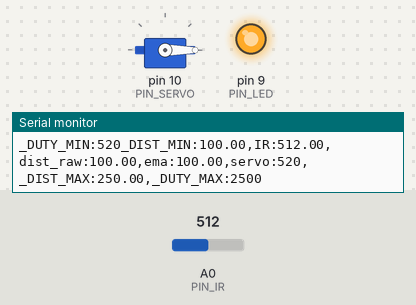
Bench run of a sketch on a simulated Arduino Uno, built with avr-gcc and run on an emulated ATmega328P. Parts: servo, output pins drawn as LEDs (lit = HIGH), the last lines printed to the serial monitor. The inputs (shaded band) are chosen by the test bench; at power-on: A0 (PIN_IR) = 512.

Above: at 1.2 s.
1.3 s: A0 (PIN_IR) set to 474
At 2.6 s:
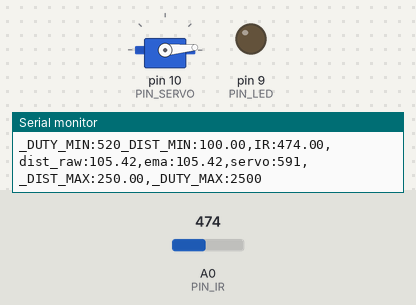
2.9 s: A0 (PIN_IR) set to 306
At 3.5 s:
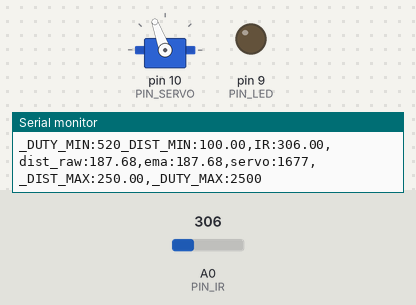
4.5 s: A0 (PIN_IR) set to 240
At 4.9 s:
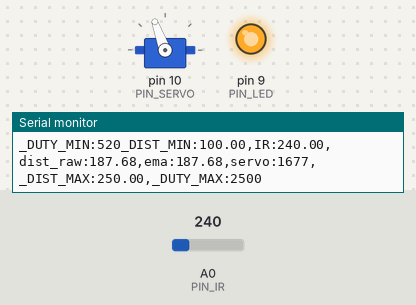
6.0 s: A0 (PIN_IR) set to 243
At 6.9 s:
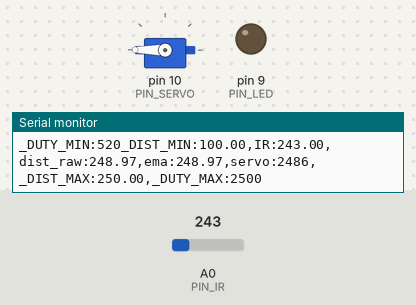
7.5 s: A0 (PIN_IR) set to 260
At 8.6 s:
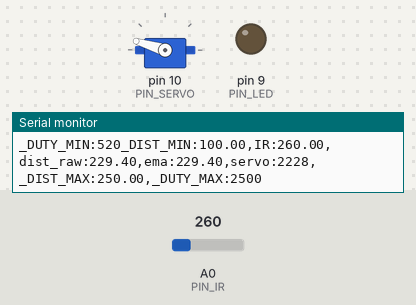
9.1 s: A0 (PIN_IR) set to 122
At 9.6 s:
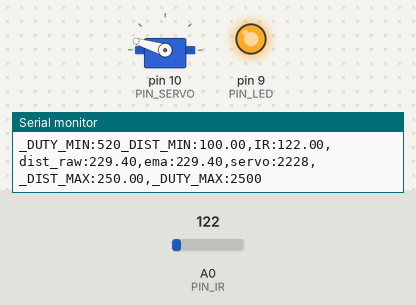
Timing chart, 0 to 11.6 s (numbered marks = the images above; inputs shaded):
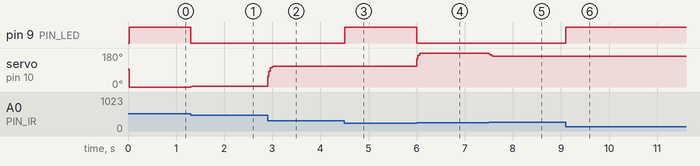

Measured:
- the behaviour switches between 493 and 492 on A0 (PIN_IR) (found by bisection; images 0 and 1)
- the behaviour switches between 242 and 243 on A0 (PIN_IR) (found by bisection; images 3 and 4)
- after the input at 1.3 s, pin 9 (PIN_LED): HIGH → LOW at once; servo on pin 10 (PIN_SERVO): 0° → 4° at once, → 5° 0.14 s later
- after the input at 2.9 s, servo on pin 10 (PIN_SERVO): 5° → 110° at once
- after the input at 4.5 s, pin 9 (PIN_LED): LOW → HIGH at once
- after the input at 6.0 s, pin 9 (PIN_LED): HIGH → LOW at once; servo on pin 10 (PIN_SERVO): 110° → 180° at once
- after the input at 7.5 s, servo on pin 10 (PIN_SERVO): 180° → 163° at once
- after the input at 9.1 s, pin 9 (PIN_LED): LOW → HIGH at once

The sketch:

17_example_3.ino
```cpp
#include <Servo.h>

// Arduino pin assignment

#define PIN_IR    0         // IR sensor at Pin A0
#define PIN_LED   9
#define PIN_SERVO 10

#define _DUTY_MIN 520  // servo full clock-wise position (0 degree)
#define _DUTY_NEU 1510  // servo neutral position (90 degree)
#define _DUTY_MAX 2500  // servo full counter-clockwise position (180 degree)

#define _DIST_MIN  100.0   // minimum distance 100mm
#define _DIST_MAX  250.0   // maximum distance 250mm

#define _EMA_ALPHA  0.5      // for EMA Filter

#define LOOP_INTERVAL 20   // Loop Interval (unit: msec)

Servo myservo;
unsigned long last_loop_time;   // unit: msec

float dist_prev = _DIST_MIN;
float dist_ema = _DIST_MIN;
float dist_ema_prev;

void setup()
{
  pinMode(PIN_LED, OUTPUT);

  myservo.attach(PIN_SERVO);
  myservo.writeMicroseconds(_DUTY_NEU);

  Serial.begin(1000000);    // 1,000,000 bps
}

void loop()
{
  unsigned long time_curr = millis();
  int duty;
  float a_value, dist_raw;

  // wait until next event time
  if (time_curr < (last_loop_time + LOOP_INTERVAL))
    return;
  last_loop_time += LOOP_INTERVAL;

  a_value = analogRead(PIN_IR);
  dist_raw = ((6762.0 / (a_value - 9.0)) - 4.0) * 10.0;

   // Put range Filter code here (_DIST_MIN ~ _DIST_MAX)
    if ((dist_raw == 0.0) || (dist_raw > _DIST_MAX)) {
    dist_raw = dist_prev;           // Cut higher than maximum
    digitalWrite(PIN_LED, 1);       // LED OFF
  } else if (dist_raw < _DIST_MIN) {
    dist_raw = dist_prev;           // cut lower than minimum
    digitalWrite(PIN_LED, 1);       // LED OFF
  } else {    // In desired Range
    dist_prev = dist_raw;
    digitalWrite(PIN_LED, 0);       // LED ON
  }
  // and turn on LED if the distance is in the range

  dist_ema = dist_raw *_EMA_ALPHA + (1-_EMA_ALPHA) * (dist_ema_prev);
  dist_ema_prev = dist_ema; // Put EMA filter code here

  //duty = map(dist_ema, _DIST_MIN, _DIST_MAX, _DUTY_MIN, _DUTY_MAX);
  duty = (dist_ema - _DIST_MIN) * 13.2 + _DUTY_MIN; // Put map() equivalent code here

  myservo.writeMicroseconds(duty);

  Serial.print("_DUTY_MIN:");  Serial.print(_DUTY_MIN);
  Serial.print("_DIST_MIN:");  Serial.print(_DIST_MIN);
  Serial.print(",IR:");        Serial.print(a_value);
  Serial.print(",dist_raw:");  Serial.print(dist_raw);
  Serial.print(",ema:");       Serial.print(dist_ema);
  Serial.print(",servo:");     Serial.print(duty);
  Serial.print(",_DIST_MAX:"); Serial.print(_DIST_MAX);
  Serial.print(",_DUTY_MAX:"); Serial.print(_DUTY_MAX);
  Serial.println("");
}
```
